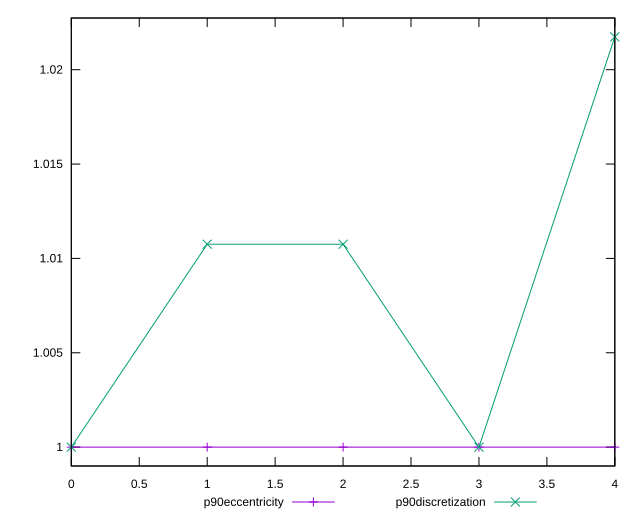

The script that saved this image:
reset

$p90Eccentricity <<EOF
0 1.0000000000000002
1 0.9999999999999997
2 0.9999999999999997
3 0.9999999999999999
4 1.0000000000000002
EOF

$p90Discretization <<EOF
0 1
1 1.010752688172043
2 1.010752688172043
3 1
4 1.0217391304347827
EOF

set key outside below
set xrange [0:4]
set yrange [0.9989999999999997:1.0227391304347826]
set trange [0.9989999999999997:1.0227391304347826]
set terminal svg size 640, 520 enhanced background rgb 'white'
set output "report_00012_2021-02-09T11:01:39.952Z/server-response-time/progression/eccentricity.svg"

plot $p90Eccentricity title "p90eccentricity" with linespoints, \
     $p90Discretization title "p90discretization" with linespoints

reset
